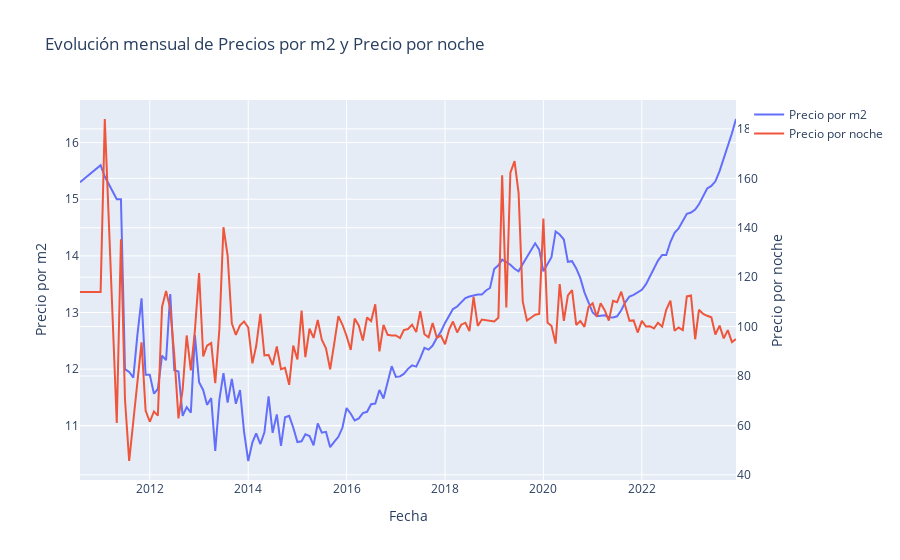

The notebook cell saved with this chart:
### Code cell
df['date'] = pd.to_datetime(df['date'])

monthly_data = df.groupby(df['date'].dt.to_period('M')).agg({
    'm2_price': 'mean',
    'nigth_price': 'mean'
}).reset_index()

monthly_data['date'] = monthly_data['date'].dt.to_timestamp()

fig = go.Figure()
fig.add_trace(
    go.Scatter(
        x=monthly_data['date'],
        y=monthly_data['m2_price'],
        mode='lines',
        name='Precio por m2'    )
)
fig.add_trace(
    go.Scatter(
        x=monthly_data['date'],
        y=monthly_data['nigth_price'],
        mode='lines',
        name='Precio por noche',
        yaxis="y2"
    )
)

fig.update_layout(
    title="Evolución mensual de Precios por m2 y Precio por noche",
    xaxis_title="Fecha",
    yaxis_title="Precio por m2",
    yaxis2=dict(
        title="Precio por noche",
        overlaying="y",
        side="right"
    ),
)

fig.show()

### Figure 1 — Plotly figure (JSON) as saved in the notebook; plotly's stock layout.template omitted (floating-point values rounded to 4 significant figures; data arrays with more than 128 entries replaced by an {"elided": "..."} marker saying what was removed)
{"data": [{"mode": "lines", "name": "Precio por m2", "type": "scatter", "x": {"elided": "155 str values"}, "y": {"elided": "155 float values"}}, {"mode": "lines", "name": "Precio por noche", "type": "scatter", "x": {"elided": "155 str values"}, "y": {"elided": "155 float values"}, "yaxis": "y2"}], "layout": {"title": {"text": "Evolución mensual de Precios por m2 y Precio por noche"}, "xaxis": {"title": {"text": "Fecha"}}, "yaxis": {"title": {"text": "Precio por m2"}}, "yaxis2": {"overlaying": "y", "side": "right", "title": {"text": "Precio por noche"}}}}
